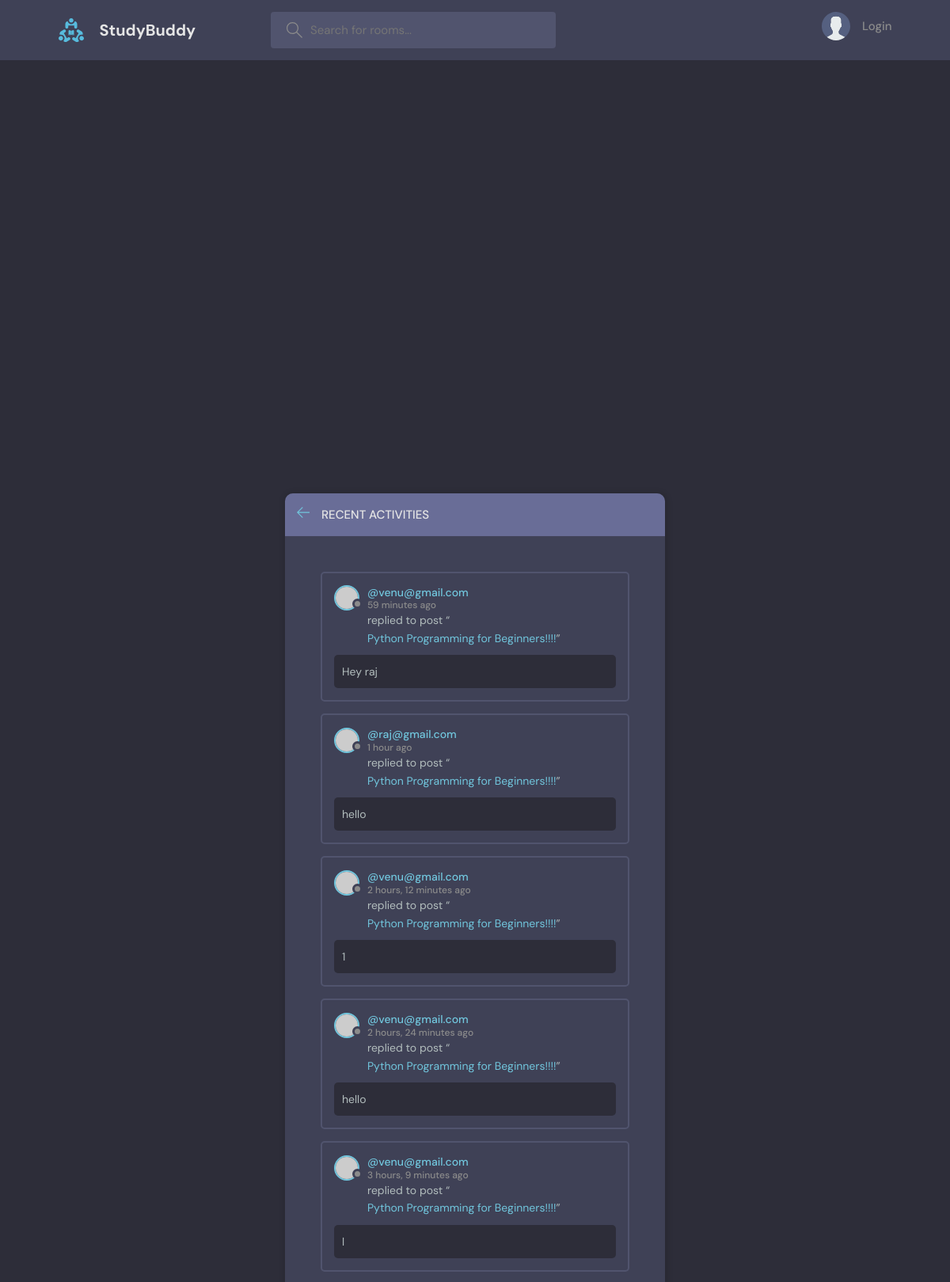
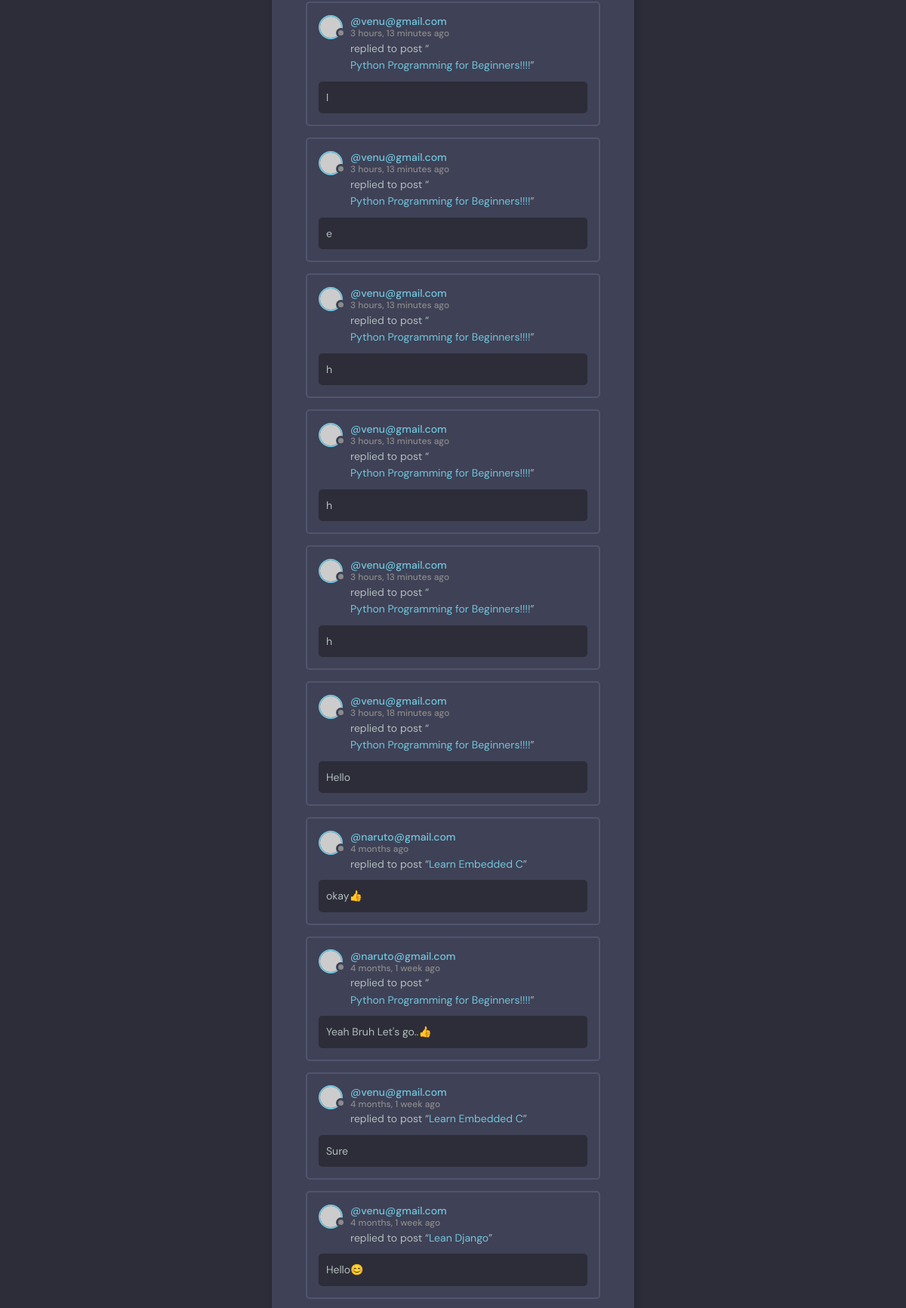
The page /activity/ (upper part) on the database its author committed (2 pictures, top to bottom).
### base/models.py (models this page shows)
class Message(models.Model):
    user = models.ForeignKey(User, on_delete=models.CASCADE)
    room = models.ForeignKey(Room, on_delete=models.CASCADE)
    body = models.TextField()
    updated = models.DateTimeField(auto_now=True)
    created = models.DateTimeField(auto_now_add=True)
    class Meta:
        ordering = ['-updated', '-created']
    def __str__(self):
        return self.body[0:50]

class User(AbstractUser):
    name = models.CharField(max_length=200, null=True)
    email = models.EmailField(unique=True, null=True)
    bio = models.TextField(null=True)
    avatar = ResizedImageField(size=[600, 600], quality=85, null=True, default="avatar.svg")
    USERNAME_FIELD = 'email'
    REQUIRED_FIELDS = ['username'] #For createsuperuser using username

class Room(models.Model):
    host = models.ForeignKey(User, on_delete=models.SET_NULL, null=True)
    topic = models.ForeignKey(Topic, on_delete=models.SET_NULL, null=True)
    name = models.CharField(max_length=200)
    description = models.TextField(null=True, blank=True)
    participants = models.ManyToManyField(User, related_name='participants', blank=True)
    updated = models.DateTimeField(auto_now=True)
    created = models.DateTimeField(auto_now_add=True)
    class Meta:
        ordering = ['-updated', '-created']
    def __str__(self):
        return self.name

### base/views.py (the view)
# urls.py: path('activity/', views.activityPage, name='activity'),
def activityPage(request):
    room_messages = Message.objects.all()
    context = {'room_messages': room_messages}
    return render(request, 'base/activity.html', context)

### base/templates/base/activity.html (shortened to what this page needs)
{% extends 'main.html' %}
{% block content %}
<main class="layout">
  <div class="container">
    <div class="layout__box">
      <div class="layout__boxHeader">
        <div class="layout__boxTitle">
          <a href="{% url 'home' %}">
            <svg version="1.1" xmlns="http://www.w3.org/2000/svg" width="32" height="32" viewBox="0 0 32 32">
              <title>arrow-left</title>
              <path
                d="M13.723 2.286l-13.723 13.714 13.719 13.714 1.616-1.611-10.96-10.96h27.625v-2.286h-27.625l10.965-10.965-1.616-1.607z">
              </path>
            </svg>
          </a>
          <h3>Recent Activities</h3>
        </div>
      </div>
      <div class="activities-page layout__body layout__scroll">
        {% for message in room_messages %}
        <div class="activities__box">
          <div class="activities__boxHeader roomListRoom__header">
            <a href="{% url 'user-profile' message.user.id %}" class="roomListRoom__author">
              <div class="avatar avatar--small">
                <img src="https://randomuser.me/api/portraits/women/11.jpg" />
              </div>
              <p>
                @{{message.user}}
                <span>{{message.created | timesince}} ago</span>
              </p>
            </a>
          </div>
          <div class="activities__boxContent">
            <p>replied to post “<a href="{% url 'room' message.room.id %}">{{message.room}}</a>”</p>
            <div class="activities__boxRoomContent">
              {{message}}
            </div>
          </div>
        </div>
        {% endfor %}
      </div>
    </div>
  </div>
</main>
{% endblock content %}

### static/styles/style.css (style rules this page uses)
:root { --color-main: #71c6dd; --color-main-light: #e1f6fb; --color-dark: #3f4156; --color-dark-medium: #51546e; --color-dark-light: #696d97; --color-light: #e5e5e5; --color-gray: #8b8b8b; --color-light-gray: #b2bdbd; --color-bg: #2d2d39; --color-success: #5dd693; --color-error: #fc4b0b; }
* { font-family: "DM Sans", -apple-system, BlinkMacSystemFont, "Segoe UI", Roboto, Oxygen, Ubuntu, Cantarell, "Open Sans", "Helvetica Neue", sans-serif; margin: 0; padding: 0; box-sizing: border-box; text-rendering: optimizeLegibility; font-size: inherit; }
html { font-size: 56.25%; }
@media only screen and (min-width: 1200px) { html { font-size: 62.5%; } }
body { line-height: 1.6; font-weight: 400; font-size: 1.5rem; color: var(--color-light-gray); background-color: var(--color-bg); min-height: 100vh; }
img { width: 100%; }
a { display: inline-block; color: var(--color-main); text-decoration: none; }
.container { max-width: 120rem; width: 90%; margin: auto; }
.avatar { position: relative; display: inline-block; border-radius: 50%; border: 2px solid var(--color-main); }
.avatar img { display: block; border-radius: 50%; object-fit: cover; object-position: center; }
.avatar::after { content: ""; display: block; position: absolute; background-color: var(--color-gray); z-index: 111; border-radius: 50%; border: 0.3rem solid var(--color-dark); }
.avatar.avatar--small img { width: 2.8rem; height: 2.8rem; }
.avatar.avatar--small:after { width: 0.7rem; height: 0.7rem; bottom: 0px; right: -6px; }
.layout { margin-top: 2.4rem; }
.layout > .container { display: flex; justify-content: space-between; align-items: flex-start; }
.layout__box { width: 90%; max-width: 48rem; min-height: 40rem; position: absolute; top: 50%; left: 50%; transform: translate(-50%, -46%); background-color: var(--color-dark); border-radius: 1rem; box-shadow: 1px 1px 6px 3px rgba(0, 0, 0, 0.1); overflow: hidden; }
.layout__boxHeader { display: flex; padding: 1.5rem; background-color: var(--color-dark-light); }
.layout__boxTitle { display: flex; gap: 1.5rem; align-items: center; }
.layout__boxTitle h3 { text-transform: uppercase; font-weight: 500; color: var(--color-light); }
.layout__boxTitle svg { width: 1.6rem; height: 1.6rem; fill: var(--color-main); }
.layout__body { margin: 3rem; overflow: auto; max-height: 45rem; scrollbar-width: none; }
.roomListRoom__header { display: flex; justify-content: space-between; align-items: center; }
.roomListRoom__author { font-weight: 500; display: flex; align-items: center; gap: 1rem; }
.activities__box { margin: 1.5rem; padding: 1.5rem; border: 2px solid var(--color-dark-medium); border-radius: 5px; }
.activities__boxHeader p { font-size: 1.4rem; line-height: 1.3; }
.activities__boxHeader p span { color: var(--color-gray); font-size: 1.2rem; display: block; }
.activities__boxContent { margin-left: 4.2rem; }
.activities__boxContent { font-size: 1.4rem; }
.activities__boxRoomContent { background: var(--color-bg); padding: 1rem; border-radius: 5px; margin-top: 1rem; margin-left: -4.2rem; }
.layout__scroll { overflow: auto; max-height: 75vh; scrollbar-width: none; }

### rows shown on the page
Message: user "venu@gmail.com", created "59 minutes", room "Python Programming for Beginners!!!!", body "Hey raj"
Message: user "raj@gmail.com", created "1 hour", room "Python Programming for Beginners!!!!", body "hello"
Message: user "venu@gmail.com", created "2 hours, 12 minutes", room "Python Programming for Beginners!!!!", body "1"
Message: user "venu@gmail.com", created "2 hours, 24 minutes", room "Python Programming for Beginners!!!!", body "hello"
Message: user "venu@gmail.com", created "3 hours, 9 minutes", room "Python Programming for Beginners!!!!", body "l"
Message: user "venu@gmail.com", created "3 hours, 13 minutes", room "Python Programming for Beginners!!!!", body "l"
Message: user "venu@gmail.com", created "3 hours, 13 minutes", room "Python Programming for Beginners!!!!", body "e"
Message: user "venu@gmail.com", created "3 hours, 13 minutes", room "Python Programming for Beginners!!!!", body "h"
Message: user "venu@gmail.com", created "3 hours, 13 minutes", room "Python Programming for Beginners!!!!", body "h"
Message: user "venu@gmail.com", created "3 hours, 13 minutes", room "Python Programming for Beginners!!!!", body "h"
Message: user "venu@gmail.com", created "3 hours, 18 minutes", room "Python Programming for Beginners!!!!", body "Hello"
Message: user "naruto@gmail.com", created "4 months", room "Learn Embedded C", body "okay👍"
Message: user "naruto@gmail.com", created "4 months, 1 week", room "Python Programming for Beginners!!!!", body "Yeah Bruh Let's go..👍"
Message: user "venu@gmail.com", created "4 months, 1 week", room "Learn Embedded C", body "Sure"
Message: user "venu@gmail.com", created "4 months, 1 week", room "Lean Django", body "Hello😊"
